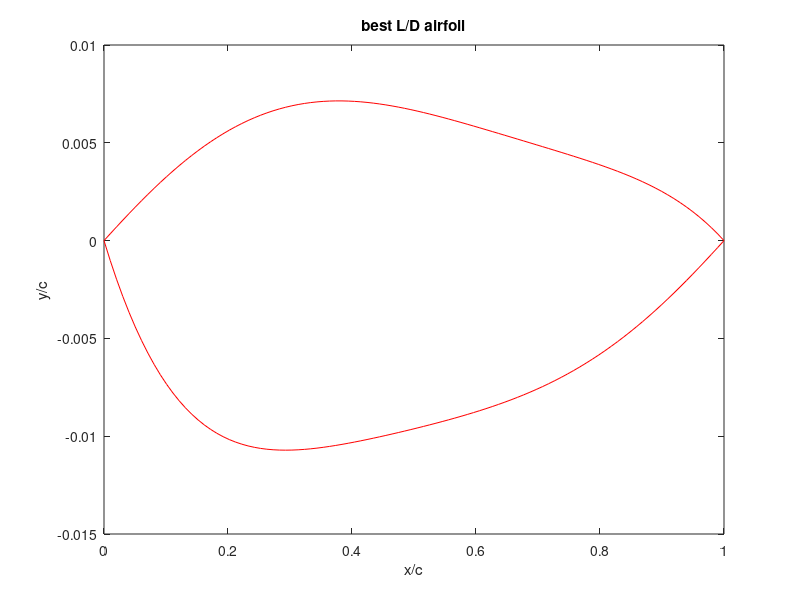
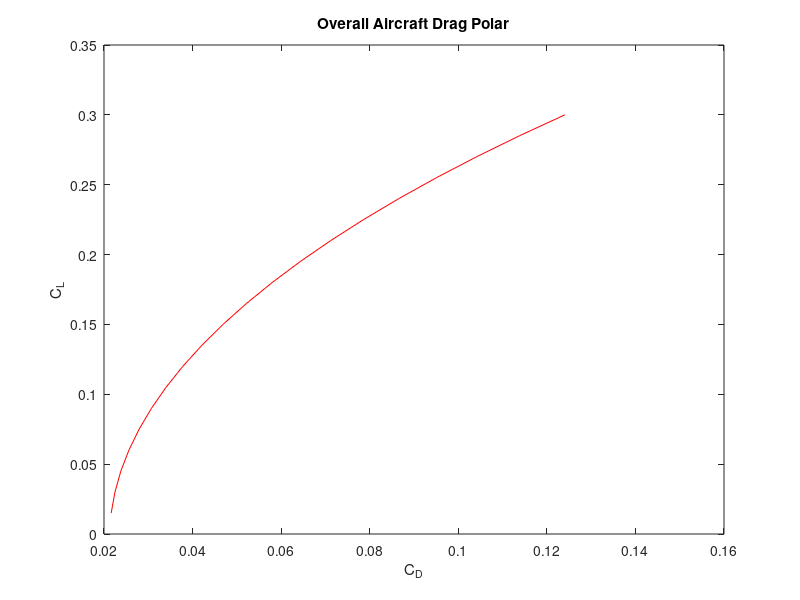
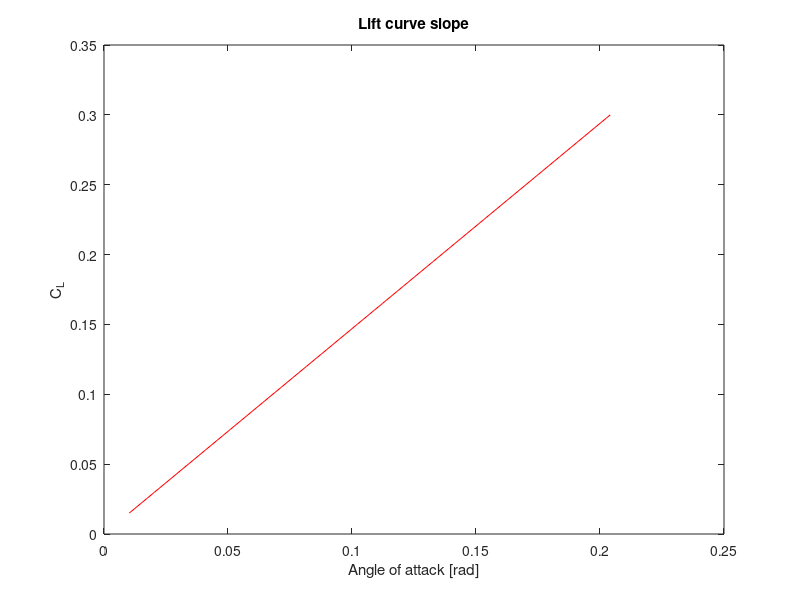
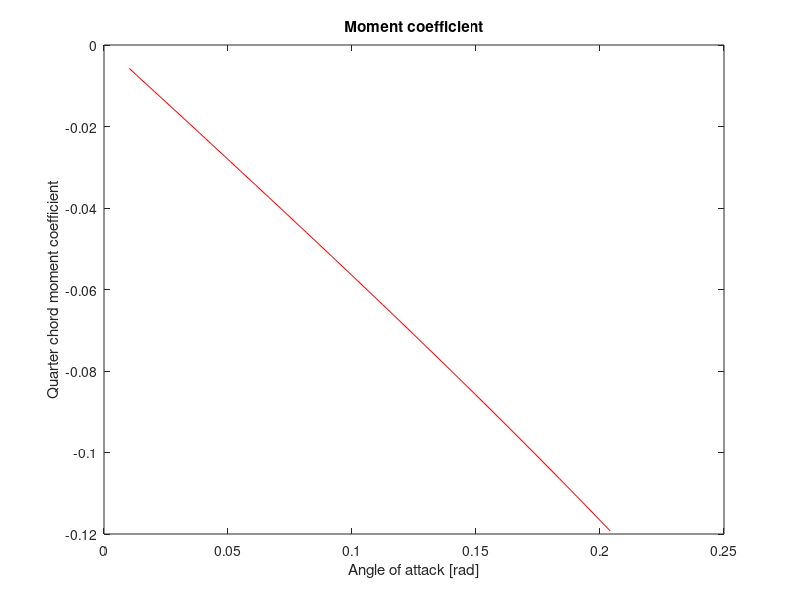

Write MATLAB code to recreate these figures, in order.
% =============================================================================
% AIRFOIL GEOMETRY + AERODYNAMIC ANALYSIS
% =============================================================================
% Purpose:
%   1) Fit polynomial airfoil surfaces from LE radius, crest location, and TE slopes.
%   2) Compute section pressures, lift, and drag (subsonic thin-airfoil +
%      Prandtl-Glauert, or supersonic shock-expansion).
%   3) Sweep crest geometry to maximize L/D.
%   4) Check turbulent separation with Stratford's criterion (s_A vs s_B).
%
% Notes:
%   - Subsonic branch: M < 1.  Supersonic branch: M >= 1.
% =============================================================================

clc
clear
close all

%% ======================== 1. MISSION / FLOW INPUTS ========================
sweep=.9599;        % wing sweep [deg then rad]; last value used
e=.7567;                      % Oswald efficiency
AR=1.7;                   % aspect ratio
C_d_0=.012;                        % profile / parasite Cd
Cd_p_fus=.002;                      % fuselage parasite Cd
i_max=200;                          % chordwise stations for force integration (make sure this ends in a zero)
xx_max=200;                         % stations for thin-airfoil integrals
y=1.4;                              % gamma (ratio of specific heats)
M=2;.4;.85;                  % Freestream Mach; first value used
a_inf=343;                          % Freestream air speed of sound
mu=1.789E-5;                        % Freestream air dynamic viscosity
rho=.3;              % Freestream air density 
T_inf=300;                          % Freestream air temperature
p_inf=.2*101300;                    % Freestream air pressure
Cp=1005;                            % Specific heat of air
c_root=11.42;                       % Root chord length
R=287.05;                           % Gas constant for air
%% ======================== 2. AIRFOIL GEOMETRY CONTROLS ========================
%note: the inputs below represent dimensions relative to the chord length (x/c)
r_le = 0.04;                        % Wing leading-edge radius / chord
theta_le_u = 2*pi/180;3*pi/180;     % Upper surface leading edge angle
theta_te_u = -2*pi/180;-2*pi/180;   % Upper surface trailing edge angle
theta_le_l = -6*pi/180;-3*pi/180;   % Lower surface leading edge angle
theta_te_l = 2*pi/180;2*pi/180;     % Lower surface trailing edge angle

x_crest_u_min=0.25;                 %Lower bound best L/D max airfoil thickness x location (upper surface)
x_crest_u_max=0.4;                  %Upper bound best L/D max airfoil thickness x location (upper surface)
y_crest_u_min=0.005;                %Lower bound best L/D max airfoil thickness y location (upper surface) 
y_crest_u_max=.01;                  %Upper bound best L/D max airfoil thickness y location (upper surface)
x_crest_l_min=0.25;                 %Lower bound best L/D max airfoil thickness x location (lower surface)
x_crest_l_max=0.4;                  %Upper bound best L/D max airfoil thickness x location (lower surface)
y_crest_l_min=-0.005;               %Lower bound best L/D max airfoil thickness y location (lower surface)
y_crest_l_max=-.015;                 %Upper bound best L/D max airfoil thickness y location (lower surface)

%% ============================= For loop iteration parameters ======================== %%
N=20;                               % upper and lower surface iteration number for Prandtl-Meyer / shock relations
xxxx_max=15;                        % upper section iteration number for Prandtl-Meyer / shock relations
xxxxx_max=20;                       % lower section iteration number for Prandtl-Meyer / shock relations
xxxxxxx_max=15;                     % lower section iteration number for Prandtl-Meyer / shock relations
pp_max=0;                           % iteration number controlling x_crest_l
nn_max=0;                           % iteration number controlling y_crest_l
p_max=0;                            % iteration number controlling x_crest_u
n_max=0;                            % iteration number controlling y_crest_u
C_L_i_max=20;                       % iteration number controlling C_L increment
C_L_max=.3;                         % Max coefficient of lift analyzed for the creation of the plots

v_inf=1;                            % nondimensional freestream speed (do not change)
dx=1/i_max;

%% ======================== 3. CREST-GEOMETRY SEARCH LOOPS ========================
for C_L_i=1:C_L_i_max
C_L(C_L_i)=C_L_i/C_L_i_max*C_L_max;
% Nested brute-force sweep of lower/upper crest (x,y) to maximize L/D.
% Loop order:  pp = x_crest_l , nn = y_crest_l , p = x_crest_u , n = y_crest_u
for pp=2:pp_max+2
x_crest_l=(x_crest_l_max-x_crest_l_min)*(pp-2)/pp_max+x_crest_l_min;    
x_crest_l = .292857;
% x_crest_l = .292857;
for nn=2:nn_max+2
% y_crest_u = .2;
y_crest_l=(y_crest_l_max-y_crest_l_min)*(nn-2)/nn_max+y_crest_l_min;
y_crest_l=-.010714;
% y_crest_l=-.010714;
for p=2:p_max+2
x_crest_u=(x_crest_u_max-x_crest_u_min)*(p-2)/p_max+x_crest_u_min;
x_crest_u=.378571;
% x_crest_u=.378571;
for n=2:n_max+2
y_crest_u=(y_crest_u_max-y_crest_u_min)*(n-2)/n_max+y_crest_u_min;
y_crest_u=.007143;
% y_crest_u=.1;


%% ======================== 4. FIT POLYNOMIAL AIRFOIL SURFACES ========================
% Subsonic (M<1):  y = A1(i)*x^(1/2) + A2(i)*x + a3*x^2 + a4*x^3 + a5*x^4
%   A1(i) = +/-sqrt(2*r_le) enforces leading-edge radius.
%   Remaining coeffs match crest height, crest slope=0, TE height=0, TE slope.
% Supersonic (M>=1):  ordinary polynomial y = A1(i)*x + ... + a5*x^5
%   (no square-root LE term; LE and TE slopes imposed directly).
if M<1

a1_u = sqrt(2*r_le);                % upper-surface LE radius term

% Matrix for unknowns [a2_u a3_u a4_u a5_u a6_u]'
M_u = [x_crest_u^(1), x_crest_u^(2), x_crest_u^(3), x_crest_u^(4);

    1, (2)*x_crest_u^(1), (3)*x_crest_u^(2), (4)*x_crest_u^(3);

    1, 1, 1, 1;
    
    1, 2, 3, 4];

MM_u = [y_crest_u - a1_u*sqrt(x_crest_u); -(1/2)*a1_u*x_crest_u^(-1/2); -a1_u; tan(theta_te_u) - (1/2)*a1_u];

% Solve
A_u = M_u \ MM_u;

a2_u = A_u(1);
a3_u = A_u(2);
a4_u = A_u(3);
a5_u = A_u(4);

% LOWER SURFACE

a1_l = -sqrt(2*r_le);

% Matrix for unknowns [a2_l a3_l a4_l a5_l]'
M_l = [x_crest_l^(1), x_crest_l^(2), x_crest_l^(3), x_crest_l^(4);

1, (2)*x_crest_l^(1), (3)*x_crest_l^(2), (4)*x_crest_l^(3);

1, 1, 1, 1;
    
1, 2, 3, 4];

MM_l = [y_crest_l - a1_l*sqrt(x_crest_l); -(1/2)*a1_l*x_crest_l^(-1/2); -a1_l; tan(theta_te_l) - (1/2)*a1_l];

% Solve
A_l = M_l \ MM_l;

a2_l = A_l(1);
a3_l = A_l(2);
a4_l = A_l(3);
a5_l = A_l(4);

else

% Matrix for unknowns [a2_u a3_u a4_u a5_u a6_u]'
M_u = [x_crest_u^(1), x_crest_u^(2), x_crest_u^(3), x_crest_u^(4), x_crest_u^(5);

1, (2)*x_crest_u^(1), (3)*x_crest_u^(2),(4)*x_crest_u^(3), (5)*x_crest_u^(4);

    1, 1, 1, 1, 1;
    
    1, 2, 3, 4, 5;
    
    1,0,0,0,0];

MM_u = [y_crest_u; 0; 0; tan(theta_te_u); tan(theta_le_u)];

% Solve
A_u = M_u \ MM_u;

a1_u = A_u(1);
a2_u = A_u(2);
a3_u = A_u(3);
a4_u = A_u(4);
a5_u = A_u(5);
% LOWER SURFACE

% Matrix for unknowns [a2_l a3_l a4_l a5_l]'
M_l = [ x_crest_l^(1), x_crest_l^(2), x_crest_l^(3), x_crest_l^(4), x_crest_l^(5);

    1, (2)*x_crest_l^(1), (3)*x_crest_l^(2), (4)*x_crest_l^(3), (5)*x_crest_l^(4);

    1, 1, 1, 1, 1;
    
    1, 2, 3, 4, 5;
    
    1, 0, 0, 0, 0];

MM_l = [ y_crest_l; 0; 0; tan(theta_te_l); tan(theta_le_l)];

% Solve
A_l = M_l \ MM_l;

a1_l = A_l(1);
a2_l = A_l(2);
a3_l = A_l(3);
a4_l = A_l(4);
a5_l = A_l(5);

end
    
%% ======================== 5. CHORDWISE INTEGRATION SETUP ========================
D_u=0;                              % running upper-surface "drag" integral (axial)
D_l=0;
L_u=0;                              % running upper-surface "lift" integral (normal)
L_l=0;
r(1)=0;
dx_i=1/i_max;
ppp=0;
v_n(1)=0;
p_u(1)=p_inf*(1+((y-1)/2)*M^2)^(y/(y-1));
p_u_B(1)=p_inf*(1+((y-1)/2)*M^2)^(y/(y-1));
Cmc4(2)=0;
sum6(1)=0;
Cpp(1)=1;
% p_u_B(1)=p_inf;
for i=2:(i_max-.01*i_max)
x_i(i)=1/i_max*(i-1)+.01;
% aoa(C_L_i)=(aoa_high-aoa_low)/i_max*(i-2)+aoa_low;

%% ----- 5a. SUBSONIC BRANCH: thin-airfoil theory + Cp -----
if M<1
dx_xx=1/xx_max;
sum_u(1)=0;
sum_l(1)=0;
theta(1)=0;
sum2=0;
sum3=0;
sum4=0;
u(1)=0;
l(1)=0;
sum5(1)=0;
x(1)=0;
for xx=2:xx_max
x(xx)=1/xx_max*(xx-1);
u(xx)=a1_u*x(xx)^(1/2)+a2_u*x(xx)^(1)+a3_u*x(xx)^(2)+a4_u*x(xx)^(3)+a5_u*x(xx)^(4);
s_u(xx)=0.5*a1_u*x(xx).^(-1/2) + 1*a2_u*x(xx).^(0) + 2*a3_u*x(xx).^(1) + 3*a4_u*x(xx).^(2) + 4*a5_u*x(xx).^(3);
l(xx)=a1_l*x(xx).^(1/2)+a2_l*x(xx).^(1)+a3_l*x(xx).^(2)+a4_l*x(xx).^(3)+a5_l*x(xx).^(4);
s_l(xx)=0.5*a1_l*x(xx).^(-1/2)+1*a2_l*x(xx)^(0)+2*a3_l*x(xx)^(1)+3*a4_l*x(xx)^(2)+4*a5_l*x(xx)^(3);
s_camber(xx)=((u(xx)+l(xx))/2-(u(xx-1)+l(xx-1))/2)/dx_xx;
s_camber(xx) = 0.5*(s_u(xx) + s_l(xx));

theta(xx)=acos(1-2*x(xx));
d_theta=(theta(xx)-theta(xx-1));

dy2=s_camber(xx)*d_theta;
sum2=dy2+sum2;
dy3=s_camber(xx)*cos(theta(xx))*d_theta;
sum3=dy3+sum3;
dy4=s_camber(xx)*cos(2*theta(xx))*d_theta;
sum4=dy4+sum4;

% Thin-airfoil Fourier coefficients from camber-line slope
A1(i)=2/pi*sum3;
A2(i)=2/pi*sum4;
aoa_L0=1/pi*sum2-A1(i)/2;              % zero-lift angle
L_s_2d = 4/(1-M^2)^0.5;             % 2-D lift slope with Prandtl-Glauert
L_s_3d=L_s_2d/(1+L_s_2d/(pi*AR*e)); % 3-D lift slope
aoa(C_L_i)=C_L(C_L_i)/L_s_3d+aoa_L0;              % geometric aoa(C_L_i) needed for target CL
A0=aoa(C_L_i)-1/pi*sum2;
A0=C_L(C_L_i)/L_s_3d-A1(i)/2;                 % A0 overwritten to match target CL

if xx<xx_max
x_q(xx)=x(xx);
s_u_q(xx)=0.5*a1_u*x_q(xx).^(-1/2) + 1*a2_u*x_q(xx).^(0) + 2*a3_u*x_q(xx).^(1) + 3*a4_u*x_q(xx).^(2) + 4*a5_u*x_q(xx).^(3);
s_l_q(xx)=0.5*a1_l*x_q(xx).^(-1/2)+1*a2_l*x_q(xx)^(0)+2*a3_l*x_q(xx)^(1)+3*a4_l*x_q(xx)^(2)+4*a5_l*x_q(xx)^(3);
s_camber_q(xx) = 0.5*(s_u_q(xx) + s_l_q(xx));

s_t_u(xx)=(s_u_q(xx)-s_camber_q(xx));
q_u(xx)=v_inf*s_t_u(xx);

if x_i(i)==x_q(xx)
dsum5(xx)=0;
else
dsum5(xx)=(q_u(xx)/(x_i(i)-x_q(xx)))*dx_xx;
end

sum5(xx)=dsum5(xx)+sum5(xx-1);
end

end

uu(i)=a1_u*x_i(i)^(1/2)+a2_u*x_i(i)^(1)+a3_u*x_i(i)^(2)+a4_u*x_i(i)^(3)+a5_u*x_i(i)^(4);
ll(i)=a1_l*x_i(i).^(1/2)+a2_l*x_i(i).^(1)+a3_l*x_i(i).^(2)+a4_l*x_i(i).^(3)+a5_l*x_i(i).^(4);
s_u(i)=0.5*a1_u*x_i(i).^(-1/2) + 1*a2_u*x_i(i).^(0) + 2*a3_u*x_i(i).^(1) + 3*a4_u*x_i(i).^(2) + 4*a5_u*x_i(i).^(3);
s_l(i)=0.5*a1_l*x_i(i).^(-1/2)+1*a2_l*x_i(i)^(0)+2*a3_l*x_i(i)^(1)+3*a4_l*x_i(i)^(2)+4*a5_l*x_i(i)^(3);
s_camber_i(i) = 0.5*(s_u(i) + s_l(i));

theta_B(i)=acos(1-2*x_i(i));
% Vortex-sheet strength (thin-airfoil theory)
gamma(i) = 2*v_inf*( A0*(1+cos(theta_B(i)))/sin(theta_B(i)) + A1(i)*sin(theta_B(i)) + A2(i)*sin(2*theta_B(i)) );
v_u(i)=v_inf+gamma(i)/2;               % upper-surface edge speed

gamma_air = y;                      % 1.4
V_ratio_u = v_u(i) / v_inf;
T_ratio_u = 1 + 0.5*(gamma_air-1)*M^2*(1 - V_ratio_u^2);

% Vacuum / max-speed limiter (T cannot go negative)
if T_ratio_u < 1e-8
    T_ratio_u = 1e-8;
end

p_ratio_u = T_ratio_u^(gamma_air/(gamma_air-1));
Cp_u(i) = (2/(gamma_air*M^2)) * (p_ratio_u - 1);
Re_x=rho*M*a_inf*x_i(i)*c_root/mu;
slope(i)=s_u(i)-aoa(C_L_i);
Cp_u_min_0=1-(1+aoa(C_L_i)/(2*r_le)^.5)^2;
Cp_u_min_0=1-(4*aoa(C_L_i)^2/(r_le+aoa(C_L_i)^2));
Cp_u_min=Cp_u_min_0/(1-M^2)^.5;

T_0 = T_inf*(1+(y-1)/2*M^2);
V_max_B = sqrt(2*Cp*T_0);
Cp_u_min_limit = 1-(V_max_B/(M*a_inf))^2;

aff=4*r_le;

if Cp_u_min>Cp_u(i) && Cp_u_min<0 && x_i(i)<.04
Cp_u(i)=Cp_u_min;
end

Cd_u_B=1;.03667;
theta_C=atan(s_u(i))-aoa(C_L_i);
Cp_u_3(i)=2*(sin(theta_C))*abs(sin(theta_C));
Cp_u_3(i)=2*(sin(theta_C))/(1-M^2)^.5;
p0 = p_inf*(1+(y-1)/2*M^2)^(y/(y-1));
Cp_u_3(i)=(p0-p_inf)*sin(theta_C)/(.5*y*p_inf*M^2);
p_u_C(i)=(Cp_u_3(i)+p_inf/(.5*rho*(M*a_inf)^2))*(.5*rho*(M*a_inf)^2);

dD_u(i)=(Cp_u(i))*s_u(i)*dx;
dL_u(i)=-(Cp_u(i))*dx;
D_u=dD_u(i)+D_u;
L_u=dL_u(i)+L_u;
r(i)=(L_u)/(D_u);

v_l(i)=v_inf-gamma(i)/2;

theta_D=atan(-s_l(i))+aoa(C_L_i);
p0 = p_inf*(1+(y-1)/2*M^2)^(y/(y-1));
Cp_l_3(i)=(p0-p_inf)*sin(theta_D)/(.5*y*p_inf*M^2);
p_u_D(i)=(Cp_l_3(i)+p_inf/(.5*rho*(M*a_inf)^2))*(.5*rho*(M*a_inf)^2);

V_ratio_l = v_l(i) / v_inf;
T_ratio_l = 1 + 0.5*(gamma_air-1)*M^2*(1 - V_ratio_l^2);
if T_ratio_l < 1e-8
    T_ratio_l = 1e-8;
end
p_ratio_l = T_ratio_l^(gamma_air/(gamma_air-1));
Cp_l(i) = (2/(gamma_air*M^2)) * (p_ratio_l - 1);
dD_l(i)=-Cp_l(i)*s_l(i)*dx;
dL_l(i)=Cp_l(i)*dx;
D_l=dD_l(i)+D_l;
L_l=dL_l(i)+L_l;
r_l(i)=(L_l)/(D_l);

D_u_true(i)=(L_u)*sin(aoa(C_L_i))+(D_u)*cos(aoa(C_L_i));
L_u_true(i)=(L_u)*cos(aoa(C_L_i))-(D_u)*sin(aoa(C_L_i));
r_u_true(i)=L_u_true(i)/D_u_true(i);
D_l_true(i)=(L_l)*sin(aoa(C_L_i))+(D_l)*cos(aoa(C_L_i));
L_l_true(i)=(L_l)*cos(aoa(C_L_i))-(D_l)*sin(aoa(C_L_i));
L_total(i)=(L_u_true(i)+L_l_true(i));
Cd_i=C_L(C_L_i)^2/(pi*AR*e);
Cd_p=C_d_0;
Cd_t(C_L_i)=(D_u_true(i)+D_l_true(i)+Cd_i+Cd_p+Cd_p_fus);
r_i(i)=(L_u_true(i)+L_l_true(i))/Cd_t(C_L_i);

p_u(i)=(Cp_u(i)+p_inf/(.5*y*p_inf*(M)^2))*(.5*y*p_inf*(M)^2);
p_min(i)=(Cp_u(i)+Cp_u_3(i)+p_inf/(.5*rho*(M*a_inf)^2))*(.5*rho*(M*a_inf)^2);  
p_u_ii(i)=p_u(i)+(p_u_C(i)-p_inf);
p_u_iii(i)=p_u(i);
% p_min_min(i)=min(p_u_ii(2:end));
p_min_min(i)=min(p_u(2:end));
Cp_min(i)=min(Cp_u+Cp_u_3);

% --- Local Mach number ---
M_local = sqrt((2/(y-1)) * ((1 + ((y-1)/2)*M^2) * ((y*M^2/2)*Cp_u(i) + 1)^(-(y-1)/y) - 1 ) );
% --- Local temperature from isentropic relation ---
T_local = T_inf *(1 + ((y-1)/2)*M^2) / (1 + ((y-1)/2)*M_local^2);
% --- Local speed of sound ---
a_local = sqrt(y*R*T_local);
% --- Local velocity ---
V_local(i) = M_local*a_local;
% --- freestream speed of sound ---
a = sqrt(y*R*T_inf);
% --- Freestream velocity ---
V_inf = M*a;

if p_u_ii(i)==p_min_min(i)
iii=i;
end

if i<=iii
dsum6(i)=(V_local(i)/V_inf)^3*c_root*dx;
sum6(i)=dsum6(i)+sum6(i-1);
else
x_p(i)=sum6(iii)+(x_i(i)-x_i(iii));
Re_p=V_local(i)*x_p(i)/mu;
Cpp(i)=1-(V_local(i)/V_local(iii))^2;
dCpp(i)=Cpp(i)-Cpp(i-1);
if dCpp(i)<0
   dCpp(i)=0;
end
s_A(i)=(x_p(i)*dCpp(i)/(c_root*dx))^.5;
s_B(i)=.39*(Re_p/10^6)^.1;
end




else
    
    
%% ----- 5b. SUPERSONIC BRANCH: shock-expansion marching -----
L_s_2d=4/(M^2-1)^.5;                % Ackeret 2-D lift slope
L_s_3d=L_s_2d/(1+L_s_2d/(pi*AR*e));
aoa(C_L_i)=C_L(C_L_i)/L_s_3d;
   
uu(i)=a1_u*x_i(i)^(1)+a2_u*x_i(i)^(2)+a3_u*x_i(i)^(3)+a4_u*x_i(i)^(4)+a5_u*x_i(i)^(5);
ll(i)=a1_l*x_i(i).^(1)+a2_l*x_i(i).^(2)+a3_l*x_i(i).^(3)+a4_l*x_i(i).^(4)+a5_l*x_i(i).^(5);
s_u(i)=a1_u + 2*a2_u*x_i(i).^(1) + 3*a3_u*x_i(i).^(2) + 4*a4_u*x_i(i)^(3) + 5*a5_u*x_i(i).^(4);
s_l(i)=a1_l+2*a2_l*x_i(i)^(1)+3*a3_l*x_i(i)^(2)+4*a4_l*x_i(i)^(3)+5*a5_l*x_i(i)^(4);

Bi=45;
M1=M;
beta_low=0;
beta_high=pi/2;                     % shock-angle search bounds

ct=dx_i;
if i==2

if theta_le_u-aoa(C_L_i)>0

beta_sh_u=(beta_low+beta_high)/2;
for xxxx=2:xxxx_max

% Oblique-shock theta-beta-M relation (upper LE)
wing_angle_u=atan(2*cot(beta_sh_u)*(M^2*(sin(beta_sh_u))^2-1)/(M^2*(y+cos(2*beta_sh_u))+2));

if wing_angle_u<(theta_le_u-aoa(C_L_i))
    beta_sh_u=beta_sh_u+(beta_high-beta_low)/2^xxxx;
else
    beta_sh_u=beta_sh_u-(beta_high-beta_low)/2^xxxx;
end

end

Mn1u = M*sin(beta_sh_u);
Mn2u = sqrt((1+((y-1)/2)*Mn1u^2) / (y*Mn1u^2-(y-1)/2));
M2u = Mn2u/sin(beta_sh_u-(theta_le_u-aoa(C_L_i)));
M2u = Mn2u/cos(pi/2-beta_sh_u-aoa(C_L_i)+theta_le_u);
vM2=((atan((((M2u^2)-1)*((y-1)/(y+1)))^0.5)*(((y+1)/(y-1))^0.5))-(atan(((M2u^2)-1)^0.5)));

else
        
theta_A=theta_le_u-aoa(C_L_i); 
vM1=((atan((((M^2)-1)*((y-1)/(y+1)))^0.5)*(((y+1)/(y-1))^0.5))-(atan(((M^2)-1)^0.5)));
vM2(i)=-theta_A+vM1;
M2u=2*M/2; % M3 initial condition set to a very high value
M2f=2*M; % fixed M3 initial condition reduced in the for loop

for iiiiii = 2:N
    
    vM2i(i)=((atan((((M2u^2)-1)*((y-1)/(y+1)))^0.5)*(((y+1)/(y-1))^0.5))-(atan(((M2u^2)-1)^0.5)));
    
    if vM2i(i)>vM2(i)
        M2u=M2u-(M2f/(2^iiiiii));
    else
        M2u=M2u+(M2f/(2^iiiiii));
    end
   
end

M2u=M2u;

vM2=((atan((((M2u^2)-1)*((y-1)/(y+1)))^0.5)*(((y+1)/(y-1))^0.5))-(atan(((M2u^2)-1)^0.5)));

end
    
T01= T_inf*(1+(y-1)/2*M^2);
p01dp1u=(((y-1)/2)*(M^2)+1)^(y/(y-1));
p02dp2u=(((y-1)/2)*(M2u^2)+1)^(y/(y-1));

if theta_te_u-aoa(C_L_i)>0
Mn1u = M*sin(beta_sh_u);
p02dp01 = (((y+1)*Mn1u^2)/((y-1)*Mn1u^2+2))^(y/(y-1))*((y+1)/(2*y*Mn1u^2-(y-1)))^(1/(y-1));
else
p02dp01=1;
end

p02 = p02dp01*p01dp1u;
p2u(i)=p02dp01/p02dp2u*p01dp1u;

Cpu1=(p2u(i)-1)/(.5*y*(M1^2));
Cnu1=-Cpu1*ct;
Cau1=Cpu1*s_u(2)*ct;

else

M3(2)=M2u;

% top right surface
theta_1=atan(s_u(i-1));
theta_2=atan(s_u(i));
theta_u(i)=theta_2-theta_1;

if theta_u(i)>0   
beta_sh_u_3=(beta_low+beta_high)/2;
for xxxx=2:xxxx_max

% --- Oblique-shock theta-beta-M relation ---
wing_angle_3_u=atan(2*cot(beta_sh_u_3)*(M^2*(sin(beta_sh_u_3))^2-1)/(M^2*(y+cos(2*beta_sh_u_3))+2));

if wing_angle_3_u<theta_u(i)
    beta_sh_u_3=beta_sh_u_3+(beta_high-beta_low)/2^xxxx;
else
    beta_sh_u_3=beta_sh_u_3-(beta_high-beta_low)/2^xxxx;
end

end

Mn2u3 = M3(i-1)*sin(beta_sh_u_3);
Mn3u = sqrt((1+((y-1)/2)*Mn2u3^2) / (y*Mn2u3^2-(y-1)/2));
M3(i) = Mn2u3/cos(pi/2-beta_sh_u_3+theta_u(i));
vM3(i)=((atan((((M3(i)^2)-1)*((y-1)/(y+1)))^0.5)*(((y+1)/(y-1))^0.5))-(atan(((M3(i)^2)-1)^0.5)));
p02dp2u3=(((y-1)/2)*(M3(i-1)^2)+1)^(y/(y-1));
p03dp3u=(((y-1)/2)*(M3(i)^2)+1)^(y/(y-1));
p02dp01 = (((y+1)*Mn2u3^2)/((y-1)*Mn2u3^2+2))^(y/(y-1))*((y+1)/(2*y*Mn2u3^2-(y-1)))^(1/(y-1));
p03(i) = p02dp01*p02dp2u3;
p3u(i)=p03(i)/p03dp3u;
       
else
      
p03(2)=p02;    
vM3(2)=vM2;
vM3(i)=-theta_u(i)+vM3(i-1);
M3i=2*M1/2; % M3 initial condition set to a very high value
M3f=2*M1; % fixed M3 initial condition reduced in the for loop

for iiiiii = 2:N
    
    vM3i(i)=((atan((((M3i^2)-1)*((y-1)/(y+1)))^0.5)*(((y+1)/(y-1))^0.5))-...
        (atan(((M3i^2)-1)^0.5)));
    
    if vM3i(i)>vM3(i)
        M3i=M3i-(M3f/(2^iiiiii));
    else
        M3i=M3i+(M3f/(2^iiiiii));
    end
   
end

M3(i)=M3i;

p01dp1u=(((y-1)/2)*(M1^2)+1)^(y/(y-1));
p03dp3u=(((y-1)/2)*(M3(i)^2)+1)^(y/(y-1));
p03(i)=p03(i-1);
p3u(i)=p03(i)/p03dp3u;

end

Cpu2(i)=(p3u(i)-1)/(.5*y*(M1^2));
Cnu2(i)=-Cpu2(i)*ct;
Cau2(i)=Cpu2(i)*s_u(i)*ct;

end

ct=dx_i;

if i==2

if -theta_le_l+aoa(C_L_i)>0    
beta_sh_l=(beta_low+beta_high)/2;
for xxxxx=2:xxxxx_max

% --- Oblique-shock theta-beta-M relation ---
wing_angle_l=atan(2*cot(beta_sh_l)*(M^2*(sin(beta_sh_l))^2-1)/(M^2*(y+cos(2*beta_sh_l))+2));

if wing_angle_l<(-theta_le_l+aoa(C_L_i))
    beta_sh_l=beta_sh_l+(beta_high-beta_low)/2^xxxxx;
else
    beta_sh_l=beta_sh_l-(beta_high-beta_low)/2^xxxxx;
end

end

Mn1l = M*sin(beta_sh_l);
Mn2l = sqrt((1+((y-1)/2)*Mn1l^2) / (y*Mn1l^2-(y-1)/2));
M2l = Mn2l/sin(beta_sh_l-(-theta_le_l+aoa(C_L_i)));
M2l = Mn2l/cos(pi/2-beta_sh_l+aoa(C_L_i)-theta_le_l);
vM2l=((atan((((M2l^2)-1)*((y-1)/(y+1)))^0.5)*(((y+1)/(y-1))^0.5))-(atan(((M2l^2)-1)^0.5)));

else

theta_Al=-theta_le_l+aoa(C_L_i); 
vM1l=((atan((((M^2)-1)*((y-1)/(y+1)))^0.5)*(((y+1)/(y-1))^0.5))-(atan(((M^2)-1)^0.5)));
vM2l(i)=-theta_Al+vM1l;      
M2l=2*M/2; % M3 initial condition set to a very high value
M2f=2*M; % fixed M3 initial condition reduced in the for loop

for iiiiii = 2:N   
    vM2il(i)=((atan((((M2l^2)-1)*((y-1)/(y+1)))^0.5)*(((y+1)/(y-1))^0.5))-(atan(((M2l^2)-1)^0.5)));  
    if vM2il(i)>vM2l(i)
        M2l=M2l-(M2f/(2^iiiiii));
    else
        M2l=M2l+(M2f/(2^iiiiii));
    end   
end

M2l=M2l;

vM2l=((atan((((M2l^2)-1)*((y-1)/(y+1)))^0.5)*(((y+1)/(y-1))^0.5))-(atan(((M2l^2)-1)^0.5)));
end

T01= T_inf*(1+(y-1)/2*M^2);
p01dp1l=(((y-1)/2)*(M^2)+1)^(y/(y-1));
p02dp2l=(((y-1)/2)*(M2l^2)+1)^(y/(y-1));

if -theta_le_l+aoa(C_L_i)>0
Mn1l = M*sin(beta_sh_l);
p02dp01l = (((y+1)*Mn1l^2)/((y-1)*Mn1l^2+2))^(y/(y-1))*((y+1)/(2*y*Mn1l^2-(y-1)))^(1/(y-1));
else
p02dp01l=1;
end

p02l = p02dp01l*p01dp1l;
p2l(i)=p02dp01l/p02dp2l*p01dp1l;

Cpl1=(p2l(i)-1)/(.5*y*(M1^2));
Cnl1=Cpl1*ct;
Cal1=-Cpl1*s_l(2)*ct;

else
      
M3l(2)=M2l;       
theta_1_l(i)=atan(s_l(i-1));
theta_2_l(i)=atan(s_l(i));
theta_l(i)=theta_2_l(i)-theta_1_l(i);   
       
if theta_l(i)<0   
beta_sh_l_3=(beta_low+beta_high)/2;
for xxxxxxx=2:xxxxxxx_max

% --- Oblique-shock theta-beta-M relation ---
wing_angle_3_l=atan(2*cot(beta_sh_l_3)*(M^2*(sin(beta_sh_l_3))^2-1)/(M^2*(y+cos(2*beta_sh_l_3))+2));

if wing_angle_3_l<-theta_l(i)
    beta_sh_l_3=beta_sh_l_3+(beta_high-beta_low)/2^xxxxxxx;
else
    beta_sh_l_3=beta_sh_l_3-(beta_high-beta_low)/2^xxxxxxx;
end

end

Mn2l3 = M3l(i-1)*sin(beta_sh_l_3);
Mn3l = sqrt((1+((y-1)/2)*Mn2l3^2) / (y*Mn2l3^2-(y-1)/2));
M3l(i) = Mn2l3/cos(pi/2-beta_sh_l_3-theta_l(i));
vM3l(i)=((atan((((M3l(i)^2)-1)*((y-1)/(y+1)))^0.5)*(((y+1)/(y-1))^0.5))-(atan(((M3l(i)^2)-1)^0.5)));
Mn3u = sqrt((1+((y-1)/2)*Mn2l3^2) / (y*Mn2l3^2-(y-1)/2));
p02dp2l3=(((y-1)/2)*(M3l(i-1)^2)+1)^(y/(y-1));
p03dp3l=(((y-1)/2)*(M3l(i)^2)+1)^(y/(y-1));
p02dp01l = (((y+1)*Mn2l3^2)/((y-1)*Mn2l3^2+2))^(y/(y-1))*((y+1)/(2*y*Mn2l3^2-(y-1)))^(1/(y-1));
p03l(i) = p02dp01l*p02dp2l3;
p3l(i)=p03l(i)/p03dp3l;
   
else    
    
vM3l(2)=vM2l;
vM3l(i)=theta_l(i)+vM3l(i-1);
M3i=10*M1/2; % M3 initial condition set to a very high value
M3f=10*M1; % fixed M3 initial condition reduced in the for loop


for iiiiii = 2:N
    
    vM3il(i)=((atan((((M3i^2)-1)*((y-1)/(y+1)))^0.5)*(((y+1)/(y-1))^0.5))-...
        (atan(((M3i^2)-1)^0.5)));
    
    if vM3il(i)>vM3l(i)
        M3i=M3i-(M3f/(2^iiiiii));
    else
        M3i=M3i+(M3f/(2^iiiiii));
    end
    
end

M3l(i)=M3i;
p03dp3l=(((y-1)/2)*(M3l(i)^2)+1)^(y/(y-1));
p3l(i)=p02l/p03dp3l;

end

Cpl2(i)=(p3l(i)-1)/(.5*y*(M1^2));
Cnl2(i)=Cpl2(i)*ct;
Cal2(i)=-Cpl2(i)*s_l(i)*ct;

dCmc4(i)=-((Cnu2(i)+Cnl2(i))*(x_i(i)-.25)-Cau2(i)*uu(i)-Cal2(i)*ll(i));

Cmc4(i)=dCmc4(i)+Cmc4(i-1);

end

% Integrate normal/axial force coefficients over the airfoil and rotate to lift/drag
if i>=i_max-2

Cn=Cnu1+sum(Cnu2)+Cnl1+sum(Cnl2);   % normal-force coefficient
Ca=Cau1+sum(Cau2)+Cal1+sum(Cal2);   % axial-force coefficient

Cl=(Cn*cos(aoa(C_L_i)))-(Ca*sin(aoa(C_L_i)));
Cd(C_L_i)=(Cn*sin(aoa(C_L_i)))+(Ca*cos(aoa(C_L_i)));

Cd_p=C_d_0;

Cd_i=C_L(C_L_i)^2/(pi*AR*e);
Cd_i=0;
Cd_p=C_d_0;
Cd_p_fus=.008;

Cd_t(C_L_i)=Cd(C_L_i)+Cd_i+Cd_p+Cd_p_fus;

r_i(i)=Cl/Cd_t(C_L_i);

end

end

end

%% ======================== 6. TRACK BEST L/D GEOMETRY ========================
r_j(n)=r_i(i);                      % L/D for this crest combination
r_j_max=max(r_j(2:end));

if r_j(n)==r_j_max
    r_le_j=r_le;
    x_crest_u_j=x_crest_u;
    y_crest_u_j=y_crest_u;
    x_crest_l_j=x_crest_l;
    y_crest_l_j=y_crest_l;
    aoa_j=aoa(C_L_i);
    a1_u_j=a1_u;
    a1_l_j=a1_l;
    a2_u_j=a2_u;
    a2_l_j=a2_l;
    a3_u_j=a3_u;
    a3_l_j=a3_l;
    a4_u_j=a4_u;
    a4_l_j=a4_l;
    a5_u_j=a5_u;
    a5_l_j=a5_l;
    if M<1
    s_A_j=s_A;
    s_B_j=s_B;
    end
end
    

end

r_k(p)=r_j_max;
r_k_max=max(r_k(2:end));

if r_k(p)==r_k_max
    r_le_k=r_le_j;
    x_crest_u_k=x_crest_u_j;
    y_crest_u_k=y_crest_u_j;
    x_crest_l_k=x_crest_l_j;
    y_crest_l_k=y_crest_l_j;
    aoa_k=aoa_j;
    a1_u_k=a1_u_j;
    a1_l_k=a1_l_j;
    a2_u_k=a2_u_j;
    a2_l_k=a2_l_j;
    a3_u_k=a3_u_j;
    a3_l_k=a3_l_j;
    a4_u_k=a4_u_j;
    a4_l_k=a4_l_j;
    a5_u_k=a5_u_j;
    a5_l_k=a5_l_j;
    if M<1
    s_A_k=s_A_j;
    s_B_k=s_B_j;
    end
end

end

r_n(nn)=r_k_max;
r_n_max=max(r_n(2:end));

if r_n(nn)==r_n_max
    r_le_n=r_le_k;
    x_crest_u_nn=x_crest_u_k;
    y_crest_u_nn=y_crest_u_k;
    x_crest_l_nn=x_crest_l_k;
    y_crest_l_nn=y_crest_l_k;
    aoa_n=aoa_k;
    a1_u_nn=a1_u_k;
    a1_l_nn=a1_l_k;
    a2_u_nn=a2_u_k;
    a2_l_nn=a2_l_k;
    a3_u_nn=a3_u_k;
    a3_l_nn=a3_l_k;
    a4_u_nn=a4_u_k;
    a4_l_nn=a4_l_k;
    a5_u_nn=a5_u_k;
    a5_l_nn=a5_l_k;
    if M<1
    s_A_nn=s_A_k;
    s_B_nn=s_B_k;
    end
end

end

r_p(pp)=r_n_max;
r_p_max=max(r_p(2:end));

if r_p(pp)==r_p_max
    r_le_p=r_le_n;
    x_crest_u_p=x_crest_u_nn;
    y_crest_u_p=y_crest_u_nn;
    x_crest_l_p=x_crest_l_nn;
    y_crest_l_p=y_crest_l_nn;
    aoa_p=aoa_n;
    a1_u_pp=a1_u_nn;
    a1_l_pp=a1_l_nn;
    a2_u_pp=a2_u_nn;
    a2_l_pp=a2_l_nn;
    a3_u_pp=a3_u_nn;
    a3_l_pp=a3_l_nn;
    a4_u_pp=a4_u_nn;
    a4_l_pp=a4_l_nn;
    a5_u_pp=a5_u_nn;
    a5_l_pp=a5_l_nn;
    if M<1
    s_A_pp=s_A_nn;
    s_B_pp=s_B_nn;
    end
end

end

if M<1
Cm_le(C_L_i)=-pi/2*(A0+A1(i)+A2(i)/2);
Cmc4(C_L_i)=pi/4*(A2(i)-A1(i));
Cmc4(C_L_i)=Cm_le(C_L_i)+L_total(i)/4;
Cmc4_0(C_L_i)=Cmc4(C_L_i);
else

Cmc4_0(C_L_i)=Cmc4(i);

end

LdD_0(C_L_i)=r_i(i);

end

%% ======================== 7. STRATFORD RESULT + FINAL GEOMETRY ========================
if M<1

diff_s=s_A_pp-s_B_pp;               % LHS - RHS of Stratford criterion
max_diff_s=max(real(diff_s(iii:end)));  % only check aft of upper crest

if max_diff_s>0
    fprintf('flow separation\n')    % s_A > s_B  =>  recovery too steep
else
    fprintf('no flow separation\n')
end

end

aoa_final=aoa_p;

r_final=r_p_max;

fprintf('aoa(C_L_i)=%f\nx_crest_u=%f\ny_crest_u=%f\n',aoa_final,x_crest_u_p,y_crest_u_p)

fprintf('x_crest_l=%f\ny_crest_l=%f\nL/D=%f\n',x_crest_l_p,y_crest_l_p,r_final)

if M<1
x=linspace(0,1,100);
u_final=a1_u_pp*x.^(1/2)+a2_u_pp*x.^(1)+a3_u_pp*x.^(2)+a4_u_pp*x.^(3)+a5_u_pp*x.^(4);
l_final=a1_l_pp*x.^(1/2)+a2_l_pp*x.^(1)+a3_l_pp*x.^(2)+a4_l_pp*x.^(3)+a5_l_pp*x.^(4);
else
x=linspace(0,1,100);
u_final=a1_u_pp*x.^(1)+a2_u_pp*x.^(2)+a3_u_pp*x.^(3)+a4_u_pp*x.^(4)+a5_u_pp*x.^(5);
l_final=a1_l_pp*x.^(1)+a2_l_pp*x.^(2)+a3_l_pp*x.^(3)+a4_l_pp*x.^(4)+a5_l_pp*x.^(5);
end

plot(x,u_final,'-r')
hold on
plot(x,l_final,'-r')
xlabel('x/c')
ylabel('y/c')
title('best L/D airfoil')

figure(2)
plot (Cd_t,C_L,'-r')
xlabel('C_D')
ylabel('C_L')
title('Overall Aircraft Drag Polar')

figure(3)
plot (aoa, C_L, '-r')
xlabel('Angle of attack [rad]')
ylabel('C_L')
title('Lift curve slope')

figure(4)
plot (aoa, Cmc4_0, '-r')
xlabel('Angle of attack [rad]')
ylabel('Quarter chord moment coefficient')
title('Moment coefficient')

figure(5)
plot (aoa, LdD_0, '-r')
xlabel('Angle of attack [rad]')
ylabel('Lift to drag ratio')
title('L/D vs Angle Of Attack')
